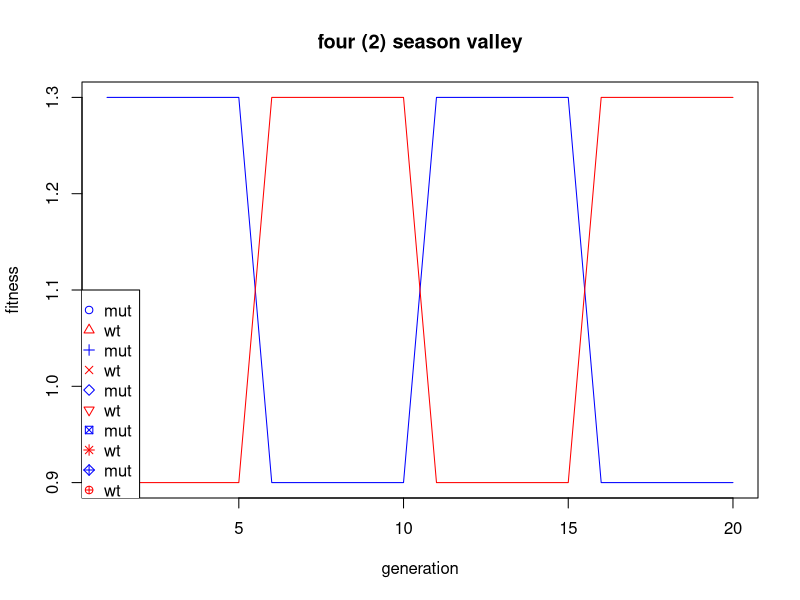
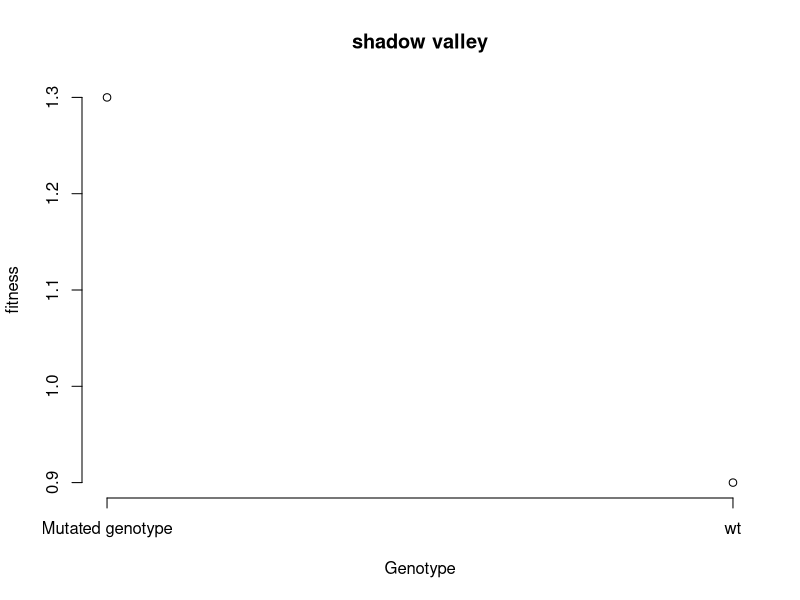

These figures' R source, in order:
simulate_one_gen <- function(N_a, N_A, decay_rate, sel_coeff, mut_rate) {
  # draw offspring according to Poisson distribution
  offsp_a <- rpois(1, N_a * (1-decay_rate))
  offsp_A <- rpois(1, N_A * (1-decay_rate+sel_coeff))
  # draw new mutants according to Poisson distribution
  mut_a_to_A <- rpois(1, offsp_a * mut_rate)
  
  # determine new population sizes of wild type and mutant
  N_a_new <- max(offsp_a - mut_a_to_A, 0)
  N_A_new <-  offsp_A + mut_a_to_A
  
  return(c(N_a_new, N_A_new))
}
simulate_pop <- function(N_init_a, N_init_A, decay_rate, sel_coeff, mut_rate, t_max) {
  # Create the vector in which to save the results
  pop_vector <- c(N_init_a, N_init_A)
  # initiate the variables
  pop_new <- c(N_init_a, N_init_A)
  
  # run the simulation until generation t_max
  for (i in 1:t_max+1) {
    # redefine the current population one generation later
    pop_new <- simulate_one_gen(pop_new[1],pop_new[2], decay_rate, sel_coeff, mut_rate)
    # add the new population sizes to the output vector
    pop_vector <- rbind(pop_vector,pop_new)
    # condition to stop the simulation before t_max: either the population exceeds 1.5 times the original population size, or it goes extinct
    if (pop_new[1]+pop_new[2]>=1.5*(N_init_a+ N_init_A) | pop_new[1]+pop_new[2]==0) break
  }
  
  # define the row and column names of the output vector
  rownames(pop_vector) <- (0:t_max)[1:length(pop_vector[,1])] # note that the vector has to be cut if the simulation stopped early
  colnames(pop_vector) <- c("a","A")
  # return the result
  return(pop_vector)	
}

simulation_length <- 20 #needs to be divisible by 2*fit_flip
fitflip <- 5
season_changes <- simulation_length/(2*fitflip)
fit_shadowA <- 1.3
fit_shadowB <- 0.9
fit_sunA <- 0.9
fit_sunB <- 1.3
x <- seq(0,30,by = 0.1)
fitnessA <- rep(c(rep(fit_shadowA,fitflip),rep(fit_sunA,fitflip)), season_changes)
fitnessB <- rep(c(rep(fit_shadowB,fitflip),rep(fit_sunB,fitflip)), season_changes)
plot(fitnessA, col = "blue", xlab = "generation",ylab = "fitness", type = "l", main = "four (2) season valley")
lines(fitnessB, col = "red")
legend(0,1.1, legend=rep(c("mut","wt"),5), col = c("blue","red"), pch = 1:10)
fitnessA <- fit_shadowA
fitnessB <- fit_shadowB

plot(c(fitnessA,fitnessB), ylab = "fitness", axes = F, xlab = "Genotype", main="shadow valley" )
axis(1,at = c(1,2), labels = c("Mutated genotype", "wt"))
axis(2)


